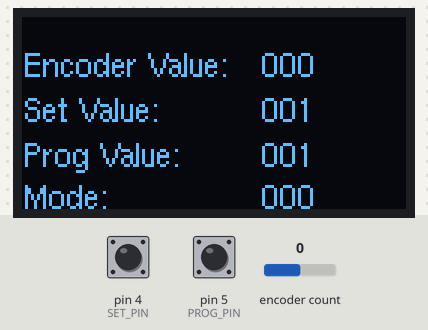
Recording of a sketch running on a simulated Arduino Nano, built with avr-gcc and run on an emulated ATmega328P. Parts: 128×64 one-colour display. Inputs (shaded band) come from the test bench; at power-on: encoder count 0, pin 4 (SET_PIN) HIGH, pin 5 (PROG_PIN) HIGH. What the sketch prints to the serial monitor is not drawn.

Above: at 1.2 s.
1.3 s: encoder count set to -1
At 2.9 s:
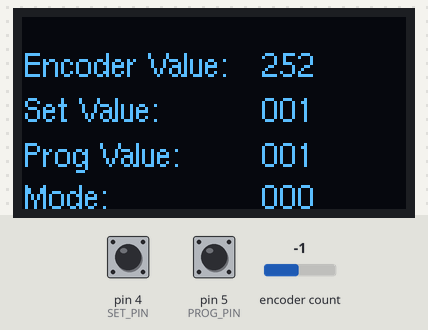
3.3 s: pin 4 (SET_PIN) pulled LOW for 0.15 s
At 4.9 s:
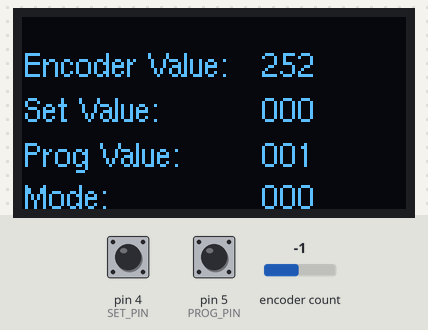
5.4 s: pin 5 (PROG_PIN) pulled LOW for 0.15 s
At 7.0 s:
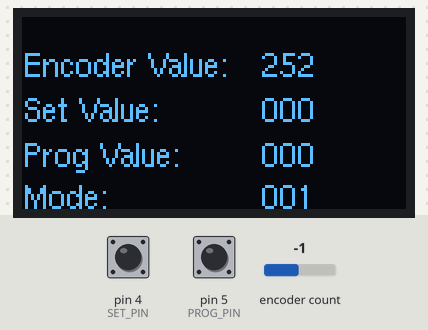
7.4 s: pin 4 (SET_PIN) pulled LOW for 1 s
At 8.7 s:
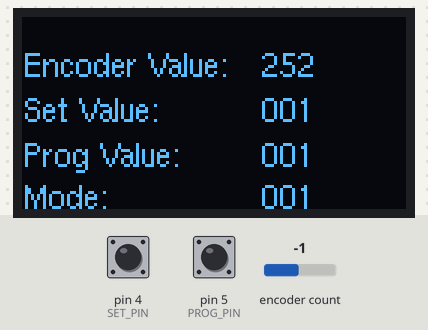
9.9 s: pin 5 (PROG_PIN) pulled LOW for 1 s
At 11.1 s:
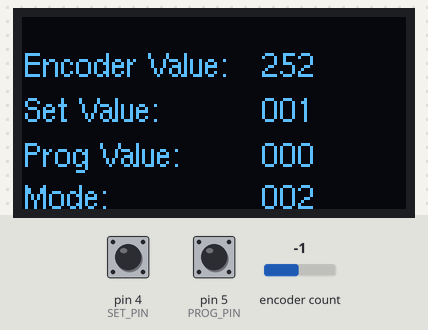
12.4 s: encoder count set to 0
At 13.3 s:
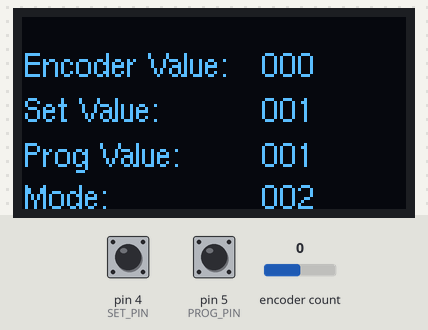
Timing chart, 0 to 15.4 s (numbered marks = the images above; inputs shaded):
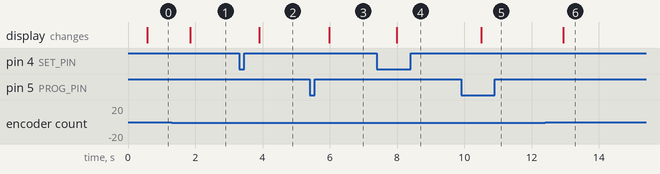

Measured:
- after the input at 1.3 s, the display: changes after 0.55 s (image 1)
- after the input at 3.3 s, the display: changes after 0.60 s (image 2)
- after the input at 5.4 s, the display: changes after 0.58 s (image 3)
- after the input at 7.4 s, the display: changes after 0.59 s (image 4)
- after the input at 9.9 s, the display: changes after 0.60 s (image 5)
- after the input at 12.4 s, the display: changes after 0.54 s (image 6)

The sketch:

_03_program_mode_test.ino
```cpp
#include <Arduino.h>
#include <U8g2lib.h>
#include <SPI.h>
#include <Encoder.h>
#include <Bounce2.h>

// we will hog both the interrupt pins for best rotery encoder performance
#define ENC_A_PIN 2
#define ENC_B_PIN 3
#define SET_PIN 4 // momentary push button set the current encoder value to be the new variable
#define PROG_PIN 5 // momentary push button change the programming mode


/* from https://store.arduino.cc/usa/arduino-nano
SPI: 10 (SS), 11 (MOSI), 12 (MISO), 13 (SCK). These pins support SPI communication, which, although provided by the underlying hardware, is not currently included in the Arduino language.
*/
#define CS_PIN 9
#define DC_PIN 10
#define RS_PIN 11
#define SDA_PIN 12 // also called Data or MISO
#define SCL_PIN 13 // also called Clock SCK


// Software 4-wire SPI
U8G2_SSD1306_128X64_NONAME_1_4W_SW_SPI u8g2(U8G2_R0, SCL_PIN, SDA_PIN, CS_PIN, DC_PIN, RS_PIN);
Encoder myEnc(ENC_A_PIN, ENC_B_PIN);
Bounce debouncer_set = Bounce();
Bounce debouncer_prog = Bounce();

// set_value is 0 if we are setting the current program mode
int set_value = 1;
// if prog_mode_value goes low we increment the mode
int prog_mode_value = 1;

int mode = 0;
int num_modes = 4;
int newPosition = 0;
int oldPosition  = -999;
int update_display = 0;

void setup(void) {
  // normal value is HIGH - press button to make LOW
  pinMode(SET_PIN, INPUT_PULLUP);
  pinMode(PROG_PIN, INPUT_PULLUP);

  debouncer_set.attach(SET_PIN);
  debouncer_set.interval(25); // interval in ms

  debouncer_prog.attach(PROG_PIN);
  debouncer_prog.interval(25); // interval in ms

  u8g2.begin();
  // Set font to Helvetica regurlar 8 pixel font
  // For other options see https://github.com/olikraus/u8g2/wiki/fntlistall#8-pixel-height
  u8g2.setFont(u8g2_font_helvR08_tf);
  Serial.begin(9600);
  // Serial.println("Basic Encoder Test:");

}

void loop(void) {
  // look for the new encoder number
  newPosition = myEnc.read();
  if (newPosition != oldPosition) {
    oldPosition = newPosition;
    update_display = 1;
  }

  debouncer_set.update();
  if ( debouncer_set.fell() ) {
    set_value  = !set_value;
    update_display = 1;
  }

  debouncer_prog.update();
  if (debouncer_prog.fell()) {
    prog_mode_value = debouncer_prog.read();
    mode++;
    mode = mode % num_modes;
    update_display = 1;
  } else prog_mode_value = 1;

  if (update_display == 1) {
      u8g2.firstPage();
      do {
            u8g2.drawStr(0,20,"Encoder Value:");
            u8g2.setCursor(80,20);
            // right justify but only works up to 3 digits
            u8g2.print(u8x8_u8toa(newPosition, 3));

            u8g2.drawStr(0,35,"Set Value:");
            u8g2.setCursor(80,35);
            // right justify but only works up to 3 digits
            u8g2.print(u8x8_u8toa(set_value, 3));

            u8g2.drawStr(0,50,"Prog Value:");
            u8g2.setCursor(80,50);
            // right justify but only works up to 3 digits
            u8g2.print(u8x8_u8toa(prog_mode_value, 3));

            u8g2.drawStr(0,64,"Mode:");
            u8g2.setCursor(80,64);
            // right justify but only works up to 3 digits
            u8g2.print(u8x8_u8toa(mode, 3));

            } while ( u8g2.nextPage() );
      update_display = 0;
   }
   Serial.print("Encoder:");
   Serial.print(newPosition);
   Serial.print(" Set:");
   Serial.print(set_value);
   Serial.print(" Prog:");
   Serial.print(prog_mode_value);
   Serial.print(" Mode:");
   Serial.println(mode);
   delay(10);
}
```
